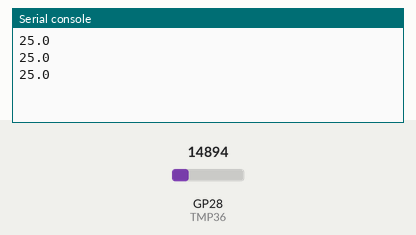
Recording of a program running on a simulated Raspberry Pi Pico running MicroPython. Shown: the last lines printed to the serial console. The inputs (shaded band) are chosen by the test bench; at power-on: GP28 (TMP36) = 14894 (analog values on the 0–65535 scale).

Above: at 1.2 s.
1.3 s: GP28 (TMP36) set to 16085
At 1.9 s:
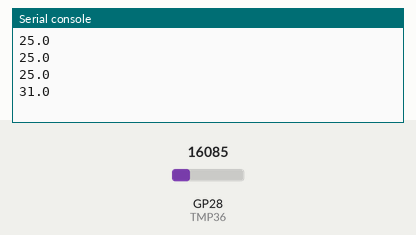
2.8 s: GP28 (TMP36) set to 17128
At 3.4 s:
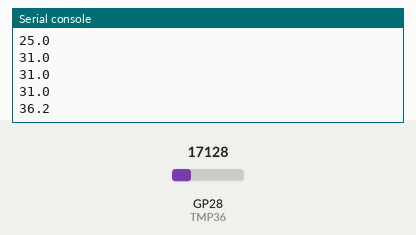
Timing chart, 0 to 5.8 s (numbered marks = the images above; inputs shaded):
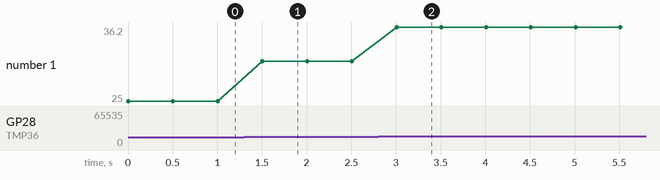

The program:

9_3_RaspberryPiPico_temperatura_media.py
```python
"""
MICROPYTHON EN PROYECTOS
Beatriz Padín / Adriana Dapena
Capítulo 9: Cambio climático
---------------------------------------
Se lee la temperatura medida por el sensor TMP36
con la Raspberry Pi Pico.
Para suavizar las medidas se calcula la media de 20 valores.
"""

from machine import Pin, ADC
from time import sleep_ms

# Sensor de temperatura TMP36 conectado al GPIO28
TMP36 = ADC(Pin(28))

def voltaje_medio():
    i = 1
    suma = 0
    num = 20
    while i <= num:
        voltaje = TMP36.read_u16()*3.3/65535
        suma += voltaje
        i += 1
    media = suma/num
    return media

while True:
    temperatura = (voltaje_medio() - 0.5)*100
    print(round(temperatura, 1))
    sleep_ms(500)
```

Measured:
- after the input at 1.3 s, the serial console: prints a new line after 0.20 s (image 1)
- after the input at 2.8 s, the serial console: prints a new line after 0.21 s (image 2)
- plotted number 1: 25 → 31 after the input at 1.3 s, 31 → 36.2 after the input at 2.8 s
